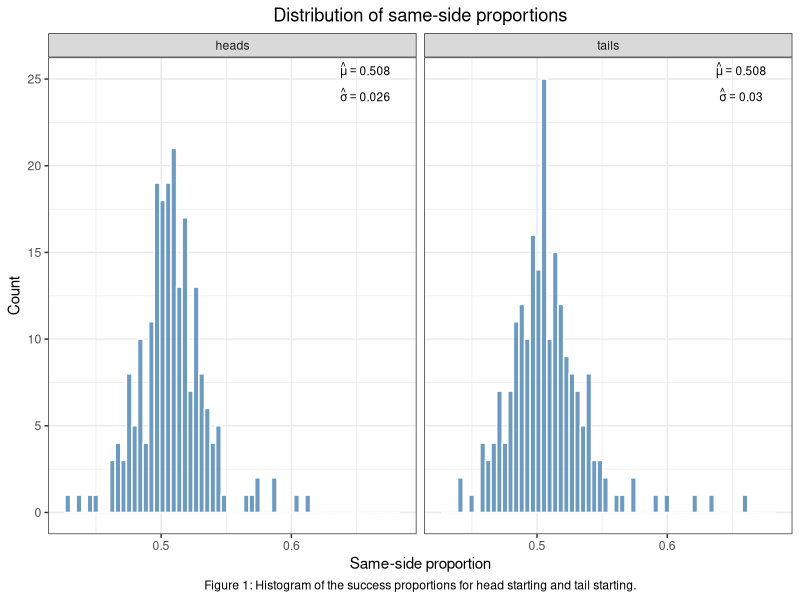
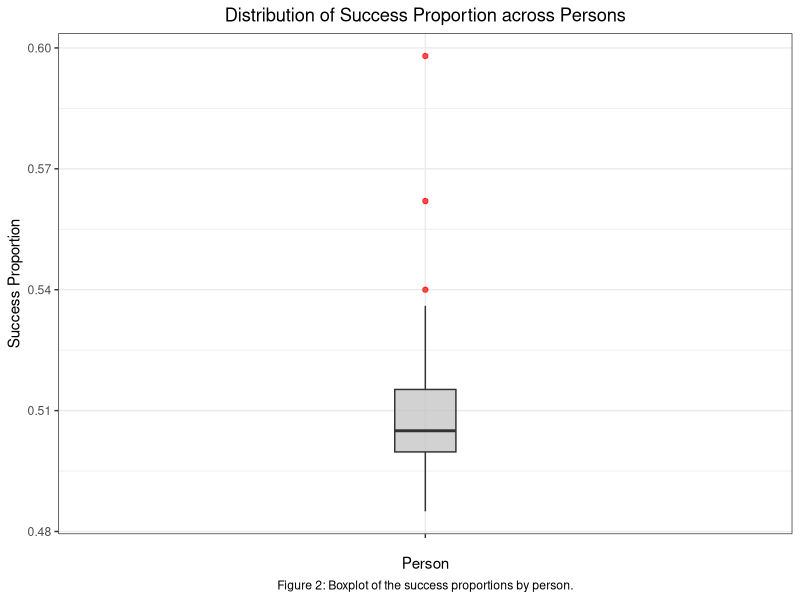
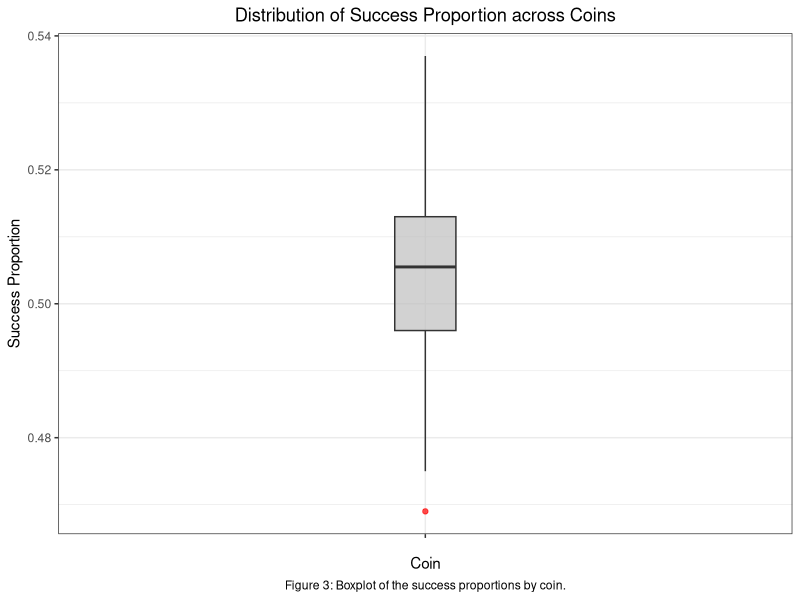
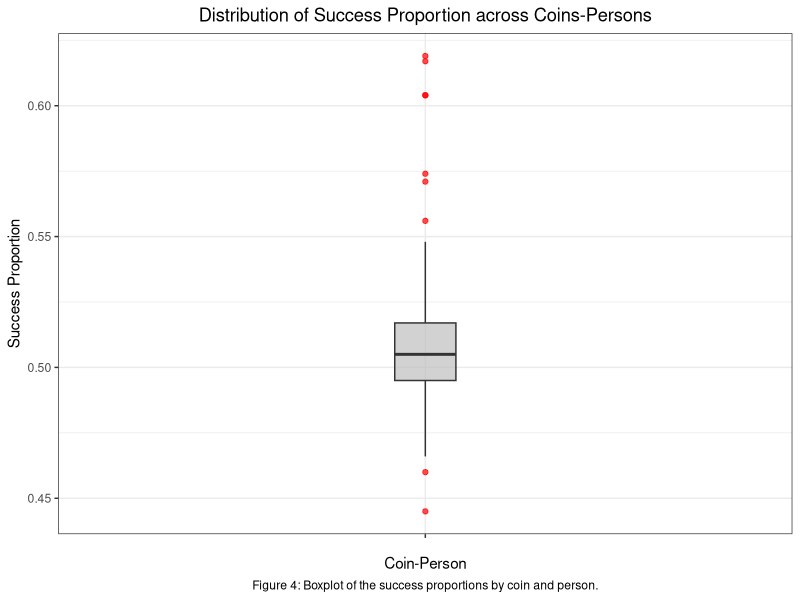
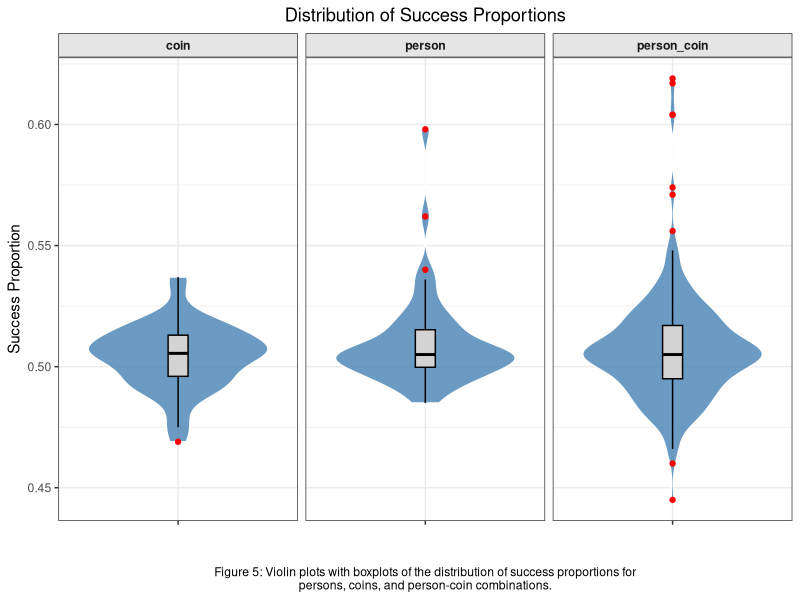
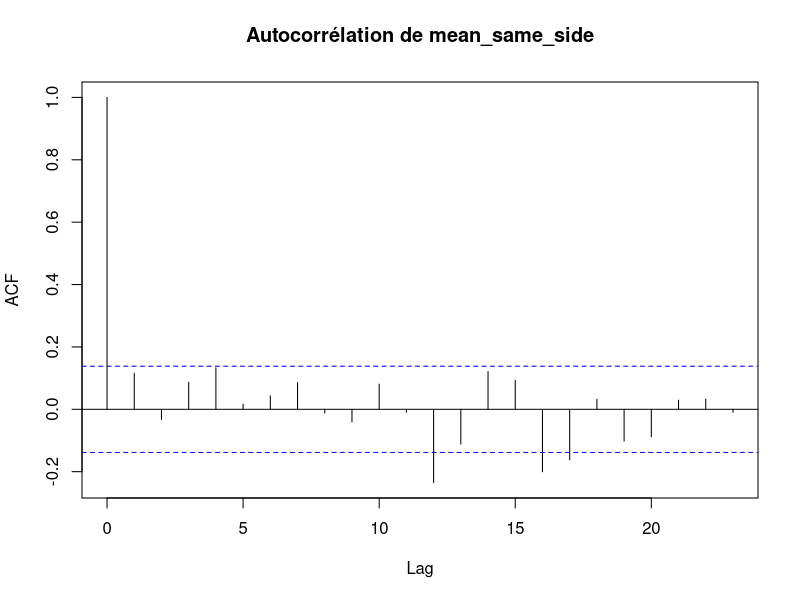
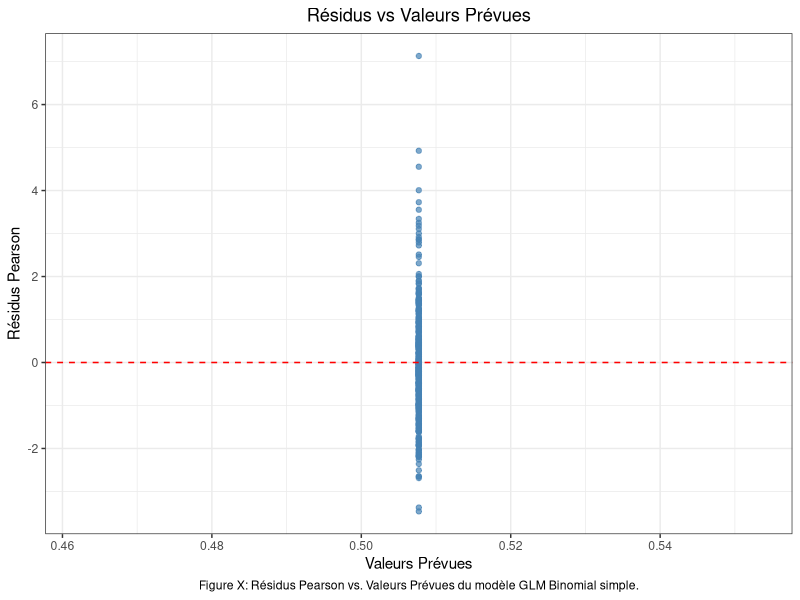
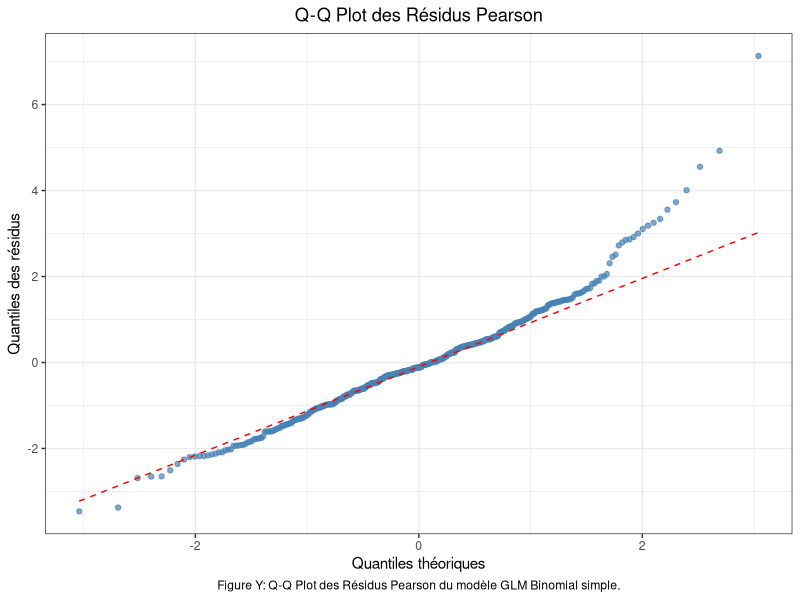

R code for these plots, in order:
## ---- chunk 1
#| label: "Read the data"
#| echo: false
#| message: false 
#| warning: false
#| error: false

library(ggplot2)
library(dplyr)
library(stringr)
set.seed(12345)

df <- read.csv("data-agg.csv",header=T)
n <- nrow(df)
df1 <- df[,-c(2,4)] # heads to heads
df2 <- df[,-c(1,3)] # tails to heads
df2[,1] <- df2[,2]-df2[,1] # tails to tails 
names(df1) <- names(df2) <- c("y","m","person","coin") 
start <- rep(c("heads","tails"),c(n,n))
df <- rbind(df1,df2)
df$person <- factor(df$person) 
df$coin <- factor(df$coin)
df$start <- factor(start) 

head(df)
head(df1)
head(df2)
## ---- chunk 2
#| label: "Global analysis"
#| echo: false
#| message: false 
#| warning: false
#| error: false


### Quick overview of the data
num_persons <- length(unique(df$person))
num_coins <- length(unique(df$coin))

cat("Number of persons:", num_persons, "\n")
cat("Number of coins:", num_coins, "\n")

### Histogram of proportions
df$success <- df$y / df$m
df_heads <- subset(df, start == "heads")
df_tails <- subset(df, start == "tails")

caption_p_general <- str_wrap("Figure 1: Histogram of the success proportions for head starting and tail starting.", width = 85)

p_general <- ggplot(df, aes(x = success)) +
  geom_histogram(bins = 60, fill = "steelblue", color = "white", alpha = 0.8) +
  facet_wrap(~ start, ncol = 2) +
  labs(
    title = "Distribution of same-side proportions",
    x = "Same-side proportion",
    y = "Count",
    caption = caption_p_general
  ) +
  theme_bw() + 
  theme(
    plot.title = element_text(hjust = 0.5),   
    plot.caption = element_text(hjust = 0.5),      
    legend.title = element_text(hjust = 0.5),   
    legend.text = element_text(hjust = 0.5)     
  )

# Calcul des statistiques par groupe 'start'
stats <- df %>%
  group_by(start) %>%
  summarize(
    mu = mean(success, na.rm = TRUE),
    sigma = sd(success, na.rm = TRUE),
    .groups = "drop"
  )

p_general + 
  geom_text(
    data = stats,
    aes(
      x = 0.68, 
      y = Inf, 
      label = paste0(
        "atop(hat(mu) == ", round(mu, 3), 
        ", hat(sigma) == ", round(sigma, 3), ")"
      )
    ),
    parse = TRUE,
    hjust = 1.1, vjust = 1.1, 
    size = 3,
    color = "black",
    inherit.aes = FALSE
  )
## ---- chunk 3
#| label: "Analysis by person"
#| echo: false
#| message: false 
#| warning: false
#| error: false


### (a) Summary of total flips and success by person
person_summary <- df %>%
  group_by(person) %>%
  summarize(
    total_flips = sum(m),
    mean_success = round(mean(success, na.rm = TRUE), 3),
    .groups = "drop"
  ) %>%
  arrange(mean_success)

print(person_summary)


### (b) Boxplot by person
caption_p_person = str_wrap("Figure 2: Boxplot of the success proportions by person.", width = 85)

p_person <- ggplot(person_summary, aes(x = "", y = mean_success)) +
  geom_boxplot(
    width = 0.1,
    fill = "grey",
    alpha = 0.7,
    outlier.color = "red"
  ) +
  labs(
    title   = "Distribution of Success Proportion across Persons",
    x = "Person",
    y       = "Success Proportion",
    caption = caption_p_person
  ) +
  theme_bw() + 
  theme(
    plot.title = element_text(hjust = 0.5),   
    plot.caption = element_text(hjust = 0.5),      
    legend.title = element_text(hjust = 0.5),   
    legend.text = element_text(hjust = 0.5)     
  )

print(p_person)
## ---- chunk 4
#| label: "Analysis by person"
#| echo: false
#| message: false 
#| warning: false
#| error: false


### (a) Summary of total flips and success by person
coin_summary <- df %>%
  group_by(coin) %>%
  summarize(
    total_flips = sum(m),
    mean_success = round(mean(success, na.rm = TRUE), 3),
    .groups = "drop"
  ) %>%
  arrange(mean_success)

print(coin_summary)


### (b) Boxplot by person
caption_p_coin = str_wrap("Figure 3: Boxplot of the success proportions by coin.", width = 85)

p_coin <- ggplot(coin_summary, aes(x = "", y = mean_success)) +
  geom_boxplot(
    width = 0.1,
    fill = "grey",
    alpha = 0.7,
    outlier.color = "red"
  ) +
  labs(
    title   = "Distribution of Success Proportion across Coins",
    x = "Coin",
    y       = "Success Proportion",
    caption = caption_p_coin
  ) +
  theme_bw() + 
  theme(
    plot.title = element_text(hjust = 0.5),   
    plot.caption = element_text(hjust = 0.5),      
    legend.title = element_text(hjust = 0.5),   
    legend.text = element_text(hjust = 0.5)     
  )

print(p_coin)
## ---- chunk 5
#| label: "Analysis by person-coin"
#| echo: false
#| message: false 
#| warning: false
#| error: false

person_coin_summary <- df %>%
  group_by(person, coin) %>%
  summarize(
    total_flips = sum(m),
    mean_success = round(mean(success, na.rm = TRUE), 3),
    .groups = "drop"
  ) %>%
  arrange(mean_success)  

print(person_coin_summary)


### (b) Boxplot by person
caption_p_person_coin = str_wrap("Figure 4: Boxplot of the success proportions by coin and person.", width = 85)

p_person_coin <- ggplot(person_coin_summary, aes(x = "", y = mean_success)) +
  geom_boxplot(
    width = 0.1,
    fill = "grey",
    alpha = 0.7,
    outlier.color = "red"
  ) +
  labs(
    title   = "Distribution of Success Proportion across Coins-Persons",
    x = "Coin-Person",
    y       = "Success Proportion",
    caption = caption_p_person_coin
  ) +
  theme_bw() + 
  theme(
    plot.title = element_text(hjust = 0.5),   
    plot.caption = element_text(hjust = 0.5),      
    legend.title = element_text(hjust = 0.5),   
    legend.text = element_text(hjust = 0.5)     
  )

print(p_person_coin)
## ---- chunk 6
#| label: "Violin Plot"
#| echo: false
#| message: false 
#| warning: false
#| error: false


violin_data <- data.frame(
  category = factor(c(rep("person", nrow(person_summary)),
                      rep("coin", nrow(coin_summary)),
                      rep("person_coin", nrow(person_coin_summary)))),
  mean_success = c(person_summary$mean_success,
                   coin_summary$mean_success,
                   person_coin_summary$mean_success)
)

# Définition de la légende
caption_violin <- str_wrap(
  "Figure 5: Violin plots with boxplots of the distribution of success proportions for persons, coins, and person-coin combinations.",
  width = 85
)

# Création du graphique à violon avec boxplot superposé et facettes
p_violin <- ggplot(violin_data, aes(x = "", y = mean_success)) +
  geom_violin(fill = "steelblue", color = "white", alpha = 0.8) +
  geom_boxplot(width = 0.1, fill = "lightgrey", color = "black", outlier.color = "red") +
  facet_wrap(~ category) +
  labs(
    title = "Distribution of Success Proportions",
    x = "",
    y = "Success Proportion",
    caption = caption_violin
  ) +
  theme_bw() + 
  theme(
    plot.title = element_text(hjust = 0.5),   
    plot.caption = element_text(hjust = 0.5),
    legend.title = element_text(hjust = 0.5),   
    legend.text = element_text(hjust = 0.5),
    strip.background = element_rect(fill = "grey90"),
    strip.text = element_text(face = "bold")
  )

print(p_violin)

## ---- chunk 7
#| label: "Temporal analysis"
#| echo: false
#| message: false 
#| warning: false
#| error: false


df_time <- read.csv("df-time-agg.csv", header = TRUE)
df_time <- df_time[, c("same_side", "agg")]
df_time <- df_time %>%
  group_by(agg) %>%
  summarize(mean_same_side = mean(same_side, na.rm = TRUE)) %>%
  ungroup()

acf_result <- acf(df_time$mean_same_side, plot = FALSE)
print(acf_result)

cor_result <- cor(df_time$agg, df_time$mean_same_side, use = "complete.obs")
print(cor_result)

acf(df_time$mean_same_side, main="Autocorrélation de mean_same_side")
## ---- chunk 8
#| label: "GLM Binomial"
#| echo: false
#| message: false 
#| warning: false
#| error: false

# Ajustement du modèle GLM binomial simple
base_glm <- glm(cbind(y, m - y) ~ 1, family = binomial, data = df)

# Résumé du modèle pour voir les résultats
summary(base_glm)




# Calcul du facteur de dispersion
dispersion_ratio <- summary(base_glm)$deviance / summary(base_glm)$df.residual
cat("Dispersion Ratio:", dispersion_ratio, "\n")

# Préparation des données pour le plot des résidus
df_resid <- data.frame(
  fitted = fitted(base_glm),
  pearson_res = residuals(base_glm, type = "pearson")
)

caption_resid <- str_wrap("Figure X: Résidus Pearson vs. Valeurs Prévues du modèle GLM Binomial simple.", width = 85)

p_residuals <- ggplot(df_resid, aes(x = fitted, y = pearson_res)) +
  geom_point(color = "steelblue", alpha = 0.7) +
  geom_hline(yintercept = 0, color = "red", linetype = "dashed") +
  labs(
    title = "Résidus vs Valeurs Prévues",
    x = "Valeurs Prévues",
    y = "Résidus Pearson",
    caption = caption_resid
  ) +
  theme_bw() +
  theme(
    plot.title = element_text(hjust = 0.5),
    plot.caption = element_text(hjust = 0.5)
  )

print(p_residuals)


df_resid$pearson_res <- residuals(base_glm, type = "pearson")

caption_qq <- str_wrap("Figure Y: Q-Q Plot des Résidus Pearson du modèle GLM Binomial simple.", width = 85)

p_qq <- ggplot(df_resid, aes(sample = pearson_res)) +
  stat_qq(color = "steelblue", alpha = 0.7) +
  stat_qq_line(color = "red", linetype = "dashed") +
  labs(
    title = "Q-Q Plot des Résidus Pearson",
    x = "Quantiles théoriques",
    y = "Quantiles des résidus",
    caption = caption_qq
  ) +
  theme_bw() +
  theme(
    plot.title = element_text(hjust = 0.5),
    plot.caption = element_text(hjust = 0.5)
  )

print(p_qq)
